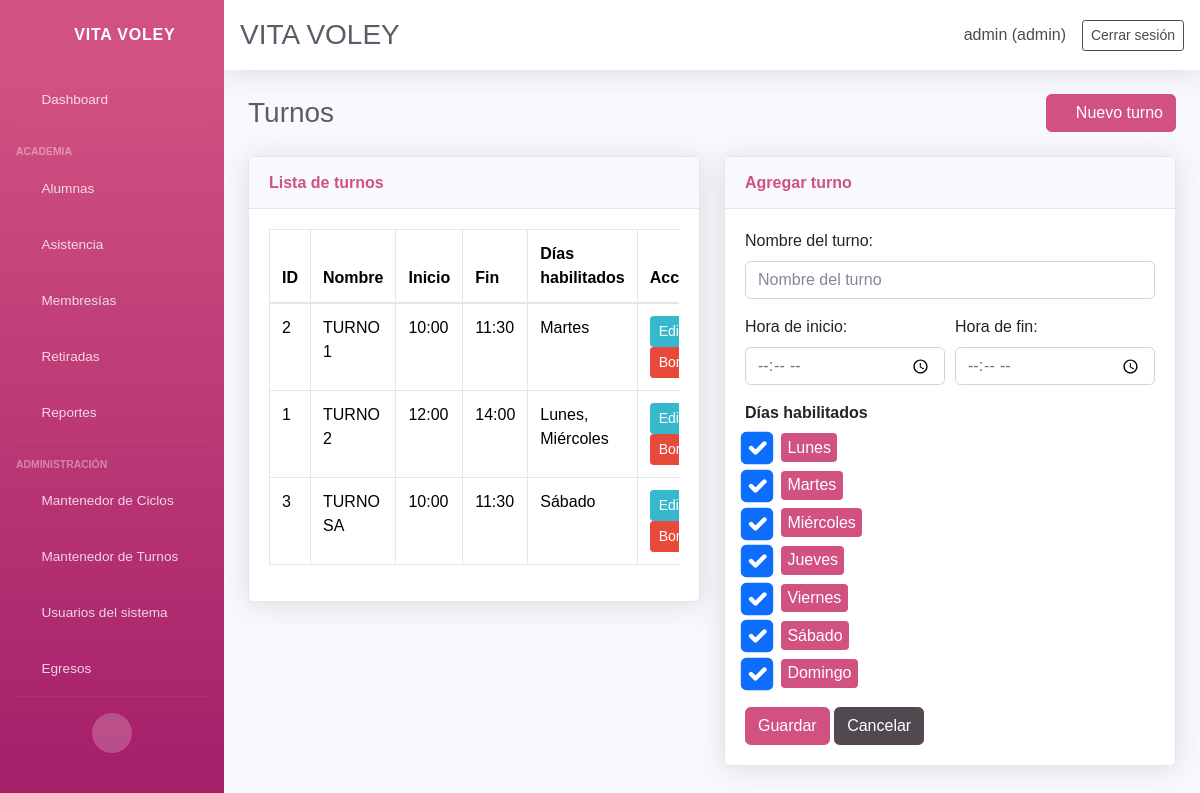
Page /shifts/ (signed in) on the earlier database version.
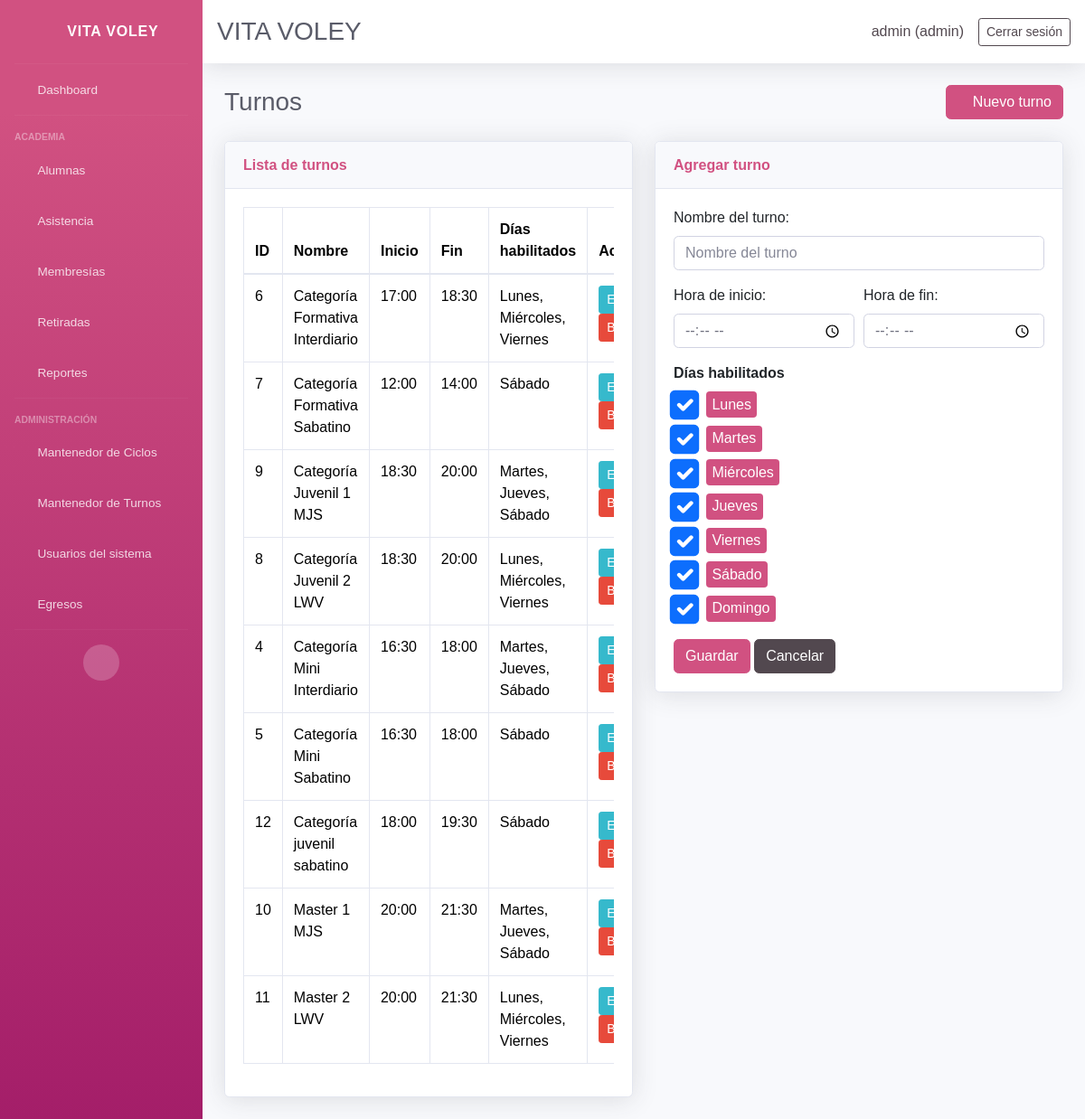
Same page on the later database version.
### core/models.py (models this page shows, shortened)
class Shift(models.Model):
    name = models.CharField(max_length=120)
    start_time = models.TimeField()
    end_time = models.TimeField()
    active_days = models.JSONField(default=list, blank=True)
    created_at = models.DateTimeField(auto_now_add=True)
    class Meta:
        ordering = ['name']
    @property
    def active_days_display(self):
        from .weekdays import format_weekdays
        return format_weekdays(self.active_days or [])

### core/views.py (the view)
# urls.py: path('shifts/', views.shifts_list, name='shifts_list'),
@login_required(login_url='login')
def shifts_list(request):
    admin_redirect = _ensure_admin(request)
    if admin_redirect:
        return admin_redirect
    edit_shift = None
    edit_id = request.GET.get('edit')
    if request.method == 'POST':
        form = ShiftForm(request.POST)
        if form.is_valid():
            form.save()
            return redirect('shifts_list')
    elif edit_id:
        edit_shift = get_object_or_404(Shift, pk=edit_id)
        form = ShiftForm(instance=edit_shift)
    else:
        form = ShiftForm()
    shifts = Shift.objects.order_by('name')
    return render(request, 'core/shifts.html', {
        'shifts': shifts,
        'form': form,
        'create_mode': not edit_shift,
        'edit_mode': bool(edit_shift),
        'shift': edit_shift,
    })

### core/context_processors.py (called while the page is built, shortened)
def user_role_context(request):
    user_role = None
    is_admin = False
    is_secretary = False
    if request.user.is_authenticated:
        if request.user.is_superuser:
            user_role = 'admin'
            is_admin = True
    return {
        'user_role': user_role,
        'is_admin': is_admin,
        'is_secretary': is_secretary,
    }

### core/views.py (called while the page is built)
def get_user_role(user):
    if not user.is_authenticated:
        return None
    if user.is_superuser:
        return 'admin'
    profile = getattr(user, 'userprofile', None)
    if profile is not None:
        return profile.role
    return 'secretary'

def _ensure_admin(request):
    if get_user_role(request.user) != 'admin':
        return redirect('dashboard')

### core/weekdays.py (called while the page is built)
def sort_weekdays(days):
    return sorted(days, key=lambda d: WEEKDAY_ORDER_MON_FIRST.index(d) if d in WEEKDAY_ORDER_MON_FIRST else 99)

def format_weekdays(days):
    if not days or len(days) == 7:
        return 'Todos'
    ordered = sort_weekdays(days)
    return ', '.join(WEEKDAY_LABELS[d] for d in ordered if d in WEEKDAY_LABELS)

### core/templates/core/shifts.html (shortened to what this page needs)
{% extends 'core/base.html' %}
{% block content %}
<div class="d-sm-flex align-items-center justify-content-between mb-4">
    <h1 class="h3 mb-0 text-gray-800">Turnos</h1>
    <a class="btn btn-primary" href="{% url 'shifts_list' %}"><i class="fas fa-plus"></i> Nuevo turno</a>
</div>
<div class="row">
    <div class="col-lg-6">
        <div class="card shadow mb-4">
            <div class="card-header py-3">
                <h6 class="m-0 font-weight-bold text-primary">Lista de turnos</h6>
            </div>
            <div class="card-body">
                <div class="table-responsive">
                    <table class="table table-bordered">
                        <thead>
                            <tr><th>ID</th><th>Nombre</th><th>Inicio</th><th>Fin</th><th>Días habilitados</th><th>Acciones</th></tr>
                        </thead>
                        <tbody>
                            {% for shift in shifts %}
                            <tr>
                                <td>{{ shift.id }}</td>
                                <td>{{ shift.name }}</td>
                                <td>{{ shift.start_time }}</td>
                                <td>{{ shift.end_time }}</td>
                                <td>{{ shift.active_days_display }}</td>
                                <td>
                                    <a class="btn btn-sm btn-info" href="{% url 'shift_edit' shift.id %}">Editar</a>
                                    {% if not is_secretary %}
                                    <form method="post" action="{% url 'shift_delete' shift.id %}" class="d-inline">{% csrf_token %}
                                        <button class="btn btn-sm btn-danger">Borrar</button>
                                    </form>
                                    {% endif %}
                                </td>
                            </tr>
                            {% empty %}
                            <tr><td colspan="6">No hay turnos registrados.</td></tr>
                            {% endfor %}
                        </tbody>
                    </table>
                </div>
            </div>
        </div>
    </div>
    <div class="col-lg-6">
        <div class="card shadow mb-4">
            <div class="card-header py-3">
                <h6 class="m-0 font-weight-bold text-primary">{% if edit_mode %}Editar turno{% else %}Agregar turno{% endif %}</h6>
            </div>
            <div class="card-body">
                <form method="post" action="{% if edit_mode %}{% url 'shift_edit' shift.id %}{% else %}{% url 'shifts_list' %}{% endif %}">
                    <div class="form-group">
                        {{ form.name.label_tag }}
                        {{ form.name }}
                    </div>
                    <div class="form-row">
                        <div class="form-group col-md-6">
                            {{ form.start_time.label_tag }}
                            {{ form.start_time }}
                        </div>
                        <div class="form-group col-md-6">
                            {{ form.end_time.label_tag }}
                            {{ form.end_time }}
                        </div>
                    </div>
                    <div class="form-group mb-3">
                        <label class="d-block font-weight-bold">{{ form.active_days.label }}</label>
                        <div class="shift-days-checkboxes">
                            {% for checkbox in form.active_days %}
                            <div class="form-check">
                                {{ checkbox.tag }}
                                <label class="form-check-label" for="{{ checkbox.id_for_label }}">{{ checkbox.choice_label }}</label>
                            </div>
                            {% endfor %}
                        </div>
                    </div>
                    <button type="submit" class="btn btn-primary">Guardar</button>
                    <a class="btn btn-secondary" href="{% url 'shifts_list' %}">Cancelar</a>
                </form>
            </div>
        </div>
    </div>
</div>
{% endblock %}

### core/templates/core/base.html (shortened to what this page needs)
{% load static %}
<!DOCTYPE html>
<html lang="es">
<head>
    <link href="{% static 'vendor/fontawesome-free/css/all.min.css' %}" rel="stylesheet" type="text/css">
    <link href="{% static 'vendor/bootstrap/css/bootstrap.min.css' %}" rel="stylesheet" type="text/css">
    <link href="{% static 'css/sb-admin-2.min.css' %}" rel="stylesheet">
</head>
<body id="page-top">
<div id="wrapper">
    {% if user.is_authenticated %}
        {% include 'core/panel.html' %}
        <div id="content-wrapper" class="d-flex flex-column">
            <div id="content">
                {% include 'core/header.html' %}
                <div class="container-fluid">
    {% else %}
                <div class="container py-4">
    {% endif %}
                    {% block content %}{% endblock %}
    {% if user.is_authenticated %}
                </div>
            </div>
        </div>
    {% else %}
                </div>
    {% endif %}
</div>
</body>
</html>

### core/templates/core/panel.html (shortened to what this page needs)
<ul class="navbar-nav bg-gradient-primary sidebar sidebar-dark accordion" id="accordionSidebar">
    <a class="sidebar-brand d-flex align-items-center justify-content-center" href="{% url 'dashboard' %}">
        <div class="sidebar-brand-icon rotate-n-15">
            <i class="fas fa-volleyball-ball"></i>
        </div>
        <div class="sidebar-brand-text mx-3">VITA VOLEY</div>
    </a>
    <hr class="sidebar-divider my-0">
    <li class="nav-item">
        <a class="nav-link" href="{% url 'dashboard' %}">
            <i class="fas fa-fw fa-tachometer-alt"></i>
            <span>Dashboard</span>
        </a>
    </li>
    <hr class="sidebar-divider">
    <div class="sidebar-heading">Academia</div>
    <li class="nav-item">
        <a class="nav-link" href="{% url 'students_list' %}">
            <i class="fas fa-fw fa-users"></i>
            <span>Alumnas</span>
        </a>
    </li>
    <li class="nav-item">
        <a class="nav-link" href="{% url 'attendance' %}">
            <i class="fas fa-fw fa-calendar-check"></i>
            <span>Asistencia</span>
        </a>
    </li>
    <li class="nav-item">
        <a
            class="nav-link collapsed"
            href="#"
            data-toggle="collapse"
            data-target="#collapseMemberships"
            data-bs-toggle="collapse"
            data-bs-target="#collapseMemberships"
            role="button"
            aria-expanded="false"
            aria-controls="collapseMemberships"
        >
            <i class="fas fa-fw fa-id-card"></i>
            <span>Membresías</span>
        </a>
    </li>
    <li class="nav-item">
        <a class="nav-link" href="{% url 'retired_list' %}">
            <i class="fas fa-fw fa-user-slash"></i>
            <span>Retiradas</span>
        </a>
    </li>
    <li class="nav-item">
        <a class="nav-link" href="{% url 'reports' %}">
            <i class="fas fa-fw fa-file-download"></i>
            <span>Reportes</span>
        </a>
    </li>
    {% if is_admin %}
    <hr class="sidebar-divider">
    <div class="sidebar-heading">Administración</div>
    <li class="nav-item">
        <a class="nav-link" href="{% url 'cycles_list' %}">
            <i class="fas fa-fw fa-layer-group"></i>
            <span>Mantenedor de Ciclos</span>
        </a>
    </li>
    <li class="nav-item">
        <a class="nav-link" href="{% url 'shifts_list' %}">
            <i class="fas fa-fw fa-exchange-alt"></i>
            <span>Mantenedor de Turnos</span>
        </a>
    </li>
    <li class="nav-item">
        <a class="nav-link" href="{% url 'users_list' %}">
            <i class="fas fa-fw fa-user-cog"></i>
            <span>Usuarios del sistema</span>
        </a>
    </li>
    <li class="nav-item">
        <a class="nav-link" href="{% url 'expenses_list' %}">
            <i class="fas fa-fw fa-file-invoice-dollar"></i>
            <span>Egresos</span>
        </a>
    </li>
    {% endif %}
    <hr class="sidebar-divider d-none d-md-block">
    <div class="text-center d-none d-md-inline">
        <button class="rounded-circle border-0" id="sidebarToggle"></button>
    </div>
</ul>

### core/templates/core/header.html (shortened to what this page needs)
<nav class="navbar navbar-expand navbar-light bg-white topbar mb-4 static-top shadow">
    <div class="d-flex align-items-center w-100 justify-content-between">
        <h1 class="h3 mb-0 text-gray-800">VITA VOLEY</h1>
        {% if user.is_authenticated %}
        <div class="d-flex align-items-center">
            <span class="mr-3 text-secondary">{{ request.user.username }} ({{ user_role|default:'Usuario' }})</span>
            <a href="{% url 'logout' %}" class="btn btn-sm btn-outline-secondary">Cerrar sesión</a>
        </div>
        {% endif %}
    </div>
</nav>

### core/templates/core/base.html (style rules this page uses)
.form-check-input-lg { width: 1.4rem; height: 1.4rem; margin-top: 0.15rem; transform: scale(1.4); -webkit-transform: scale(1.4); vertical-align: middle; }
.form-check { padding-left: 30px; }
.form-check-label { font-size: 0.95rem; margin-left: 0.25rem; }
.form-check-input:checked + .form-check-label { background-color: #D15181; color: #fff; padding: 0.15rem 0.4rem; border-radius: 0.25rem; }

### core/templates/core/shifts.html (style rules this page uses)
.shift-days-checkboxes .form-check { min-height: 2rem; padding-left: 2rem; margin-bottom: 0.35rem; }
.shift-days-checkboxes .form-check-input-lg { width: 1.5rem; height: 1.5rem; margin-left: -2rem; margin-top: 0.2rem; transform: scale(1.35); -webkit-transform: scale(1.35); }
.shift-days-checkboxes .form-check-label { font-size: 1rem; padding-top: 0.15rem; }

Differences in the rows shown:
removed Shift: id "2", name "TURNO 1", start_time "10:00", end_time "11:30", active_days_display "Martes"
removed Shift: id "1", name "TURNO 2", start_time "12:00", end_time "14:00", active_days_display "Lunes, Miércoles"
removed Shift: id "3", name "TURNO SA", start_time "10:00", end_time "11:30", active_days_display "Sábado"
added Shift: id "6", name "Categoría Formativa Interdiario", start_time "17:00", end_time "18:30", active_days_display "Lunes, Miércoles, Viernes"
added Shift: id "7", name "Categoría Formativa Sabatino", start_time "12:00", end_time "14:00", active_days_display "Sábado"
added Shift: id "9", name "Categoría Juvenil 1 MJS", start_time "18:30", end_time "20:00", active_days_display "Martes, Jueves, Sábado"
added Shift: id "8", name "Categoría Juvenil 2 LWV", start_time "18:30", end_time "20:00", active_days_display "Lunes, Miércoles, Viernes"
added Shift: id "4", name "Categoría Mini Interdiario", start_time "16:30", end_time "18:00", active_days_display "Martes, Jueves, Sábado"
added Shift: id "5", name "Categoría Mini Sabatino", start_time "16:30", end_time "18:00", active_days_display "Sábado"
added Shift: id "12", name "Categoría juvenil sabatino", start_time "18:00", end_time "19:30", active_days_display "Sábado"
added Shift: id "10", name "Master 1 MJS", start_time "20:00", end_time "21:30", active_days_display "Martes, Jueves, Sábado"
added Shift: id "11", name "Master 2 LWV", start_time "20:00", end_time "21:30", active_days_display "Lunes, Miércoles, Viernes"
